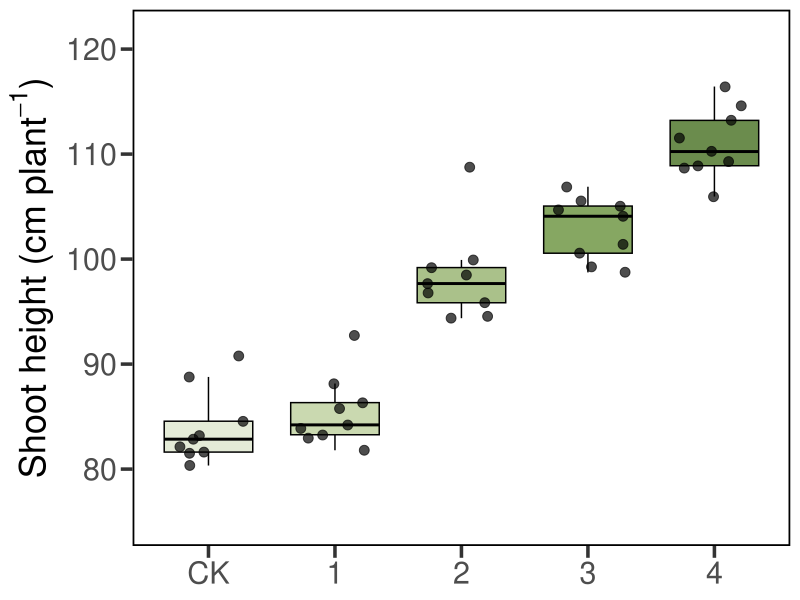

The script that saved this image:

# === Load data ===
df <- read.csv("shoot height.csv")

# === Load required packages ===
library(ggplot2)
library(dplyr)
library(ggpubr)

# === Preprocess data ===
df$richness <- factor(df$richness, levels = unique(df$richness))

# === Define fill colors ===
fill_colors <- c(
  "CK" = "#E4EBD7",
  "1"  = "#CAD9B0",
  "2"  = "#AAC18A",
  "3"  = "#86A762",
  "4"  = "#6B8C4D"
)

# === Plot ===
y_max <- max(df$Shoot_height, na.rm = TRUE) + 5

p <- ggplot(df, aes(x = richness, y = Shoot_height, fill = richness)) +
  geom_boxplot(width = 0.7, outlier.shape = NA, color = "black") +
  geom_jitter(size = 3, alpha = 0.7, color = "black", width = 0.3) +
  scale_fill_manual(values = fill_colors) +
  theme_bw(base_size = 14) +
  theme(
    legend.position = "none",
    axis.title.x = element_blank(),
    axis.title.y = element_text(size = 26, face = "plain"),
    axis.text = element_text(size = 22),
    panel.border = element_rect(color = "black", linewidth = 1.2, fill = NA),
    axis.ticks = element_line(linewidth = 1.2),
    axis.ticks.length = unit(0.3, "cm"),
    panel.grid.major = element_blank(),
    panel.grid.minor = element_blank()
  ) +
  labs(y = expression("Shoot height (cm " * plant^{-1} * ")")) +
  ylim(75, y_max)

# === Save PDF ===
ggsave("shoot height.pdf", plot = p, device = "pdf", width = 8, height = 6, units = "in")
